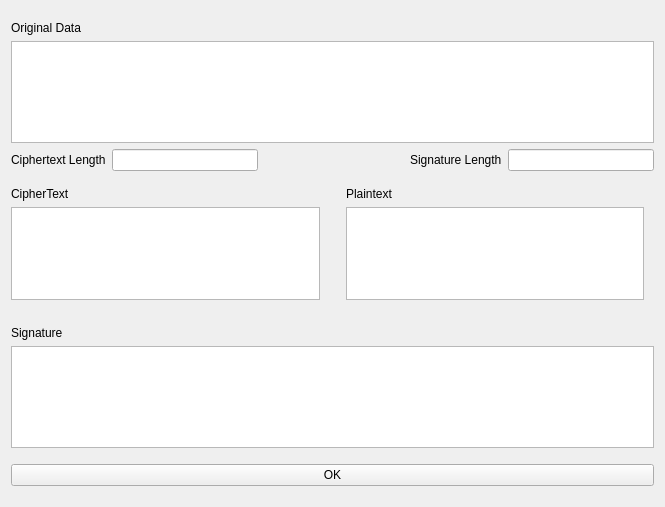
<?xml version="1.0" encoding="UTF-8"?>
<ui version="4.0">
 <class>Form</class>
 <widget class="QWidget" name="Form">
  <property name="geometry">
   <rect>
    <x>0</x>
    <y>0</y>
    <width>665</width>
    <height>507</height>
   </rect>
  </property>
  <property name="windowTitle">
   <string>Form</string>
  </property>
  <layout class="QVBoxLayout" name="verticalLayout_2">
   <item>
    <layout class="QVBoxLayout" name="verticalLayout" stretch="2,1,2,2,1">
     <item>
      <layout class="QVBoxLayout" name="verticalLayout_5">
       <property name="topMargin">
        <number>10</number>
       </property>
       <item>
        <widget class="QLabel" name="label_3">
         <property name="text">
          <string>Original Data</string>
         </property>
        </widget>
       </item>
       <item>
        <widget class="QTextEdit" name="origninal_data_edit"/>
       </item>
      </layout>
     </item>
     <item>
      <layout class="QHBoxLayout" name="horizontalLayout_5" stretch="1,2,2,1,2">
       <item>
        <widget class="QLabel" name="label">
         <property name="text">
          <string>Ciphertext Length</string>
         </property>
        </widget>
       </item>
       <item>
        <widget class="QLineEdit" name="cipher_len_line"/>
       </item>
       <item>
        <spacer name="horizontalSpacer">
         <property name="orientation">
          <enum>Qt::Horizontal</enum>
         </property>
         <property name="sizeHint" stdset="0">
          <size>
           <width>40</width>
           <height>20</height>
          </size>
         </property>
        </spacer>
       </item>
       <item>
        <widget class="QLabel" name="label_2">
         <property name="text">
          <string>Signature Length</string>
         </property>
        </widget>
       </item>
       <item>
        <widget class="QLineEdit" name="sign_len_edit"/>
       </item>
      </layout>
     </item>
     <item>
      <layout class="QHBoxLayout" name="horizontalLayout_2" stretch="1,1">
       <item>
        <layout class="QVBoxLayout" name="verticalLayout_4">
         <property name="leftMargin">
          <number>0</number>
         </property>
         <property name="topMargin">
          <number>10</number>
         </property>
         <property name="rightMargin">
          <number>10</number>
         </property>
         <property name="bottomMargin">
          <number>10</number>
         </property>
         <item>
          <widget class="QLabel" name="label_4">
           <property name="text">
            <string>CipherText</string>
           </property>
          </widget>
         </item>
         <item>
          <widget class="QTextEdit" name="ciphertext_edit"/>
         </item>
        </layout>
       </item>
       <item>
        <layout class="QVBoxLayout" name="verticalLayout_6">
         <property name="leftMargin">
          <number>10</number>
         </property>
         <property name="topMargin">
          <number>10</number>
         </property>
         <property name="rightMargin">
          <number>10</number>
         </property>
         <property name="bottomMargin">
          <number>10</number>
         </property>
         <item>
          <widget class="QLabel" name="label_6">
           <property name="text">
            <string>Plaintext</string>
           </property>
          </widget>
         </item>
         <item>
          <widget class="QTextEdit" name="plaintext_edit"/>
         </item>
        </layout>
       </item>
      </layout>
     </item>
     <item>
      <layout class="QVBoxLayout" name="verticalLayout_3">
       <property name="topMargin">
        <number>10</number>
       </property>
       <item>
        <widget class="QLabel" name="label_5">
         <property name="text">
          <string>Signature</string>
         </property>
        </widget>
       </item>
       <item>
        <widget class="QTextEdit" name="signature_edit"/>
       </item>
      </layout>
     </item>
     <item>
      <layout class="QHBoxLayout" name="horizontalLayout">
       <property name="topMargin">
        <number>10</number>
       </property>
       <property name="bottomMargin">
        <number>10</number>
       </property>
       <item>
        <widget class="QPushButton" name="confirm_btn">
         <property name="text">
          <string>OK</string>
         </property>
        </widget>
       </item>
      </layout>
     </item>
    </layout>
   </item>
  </layout>
 </widget>
 <resources/>
 <connections/>
</ui>
